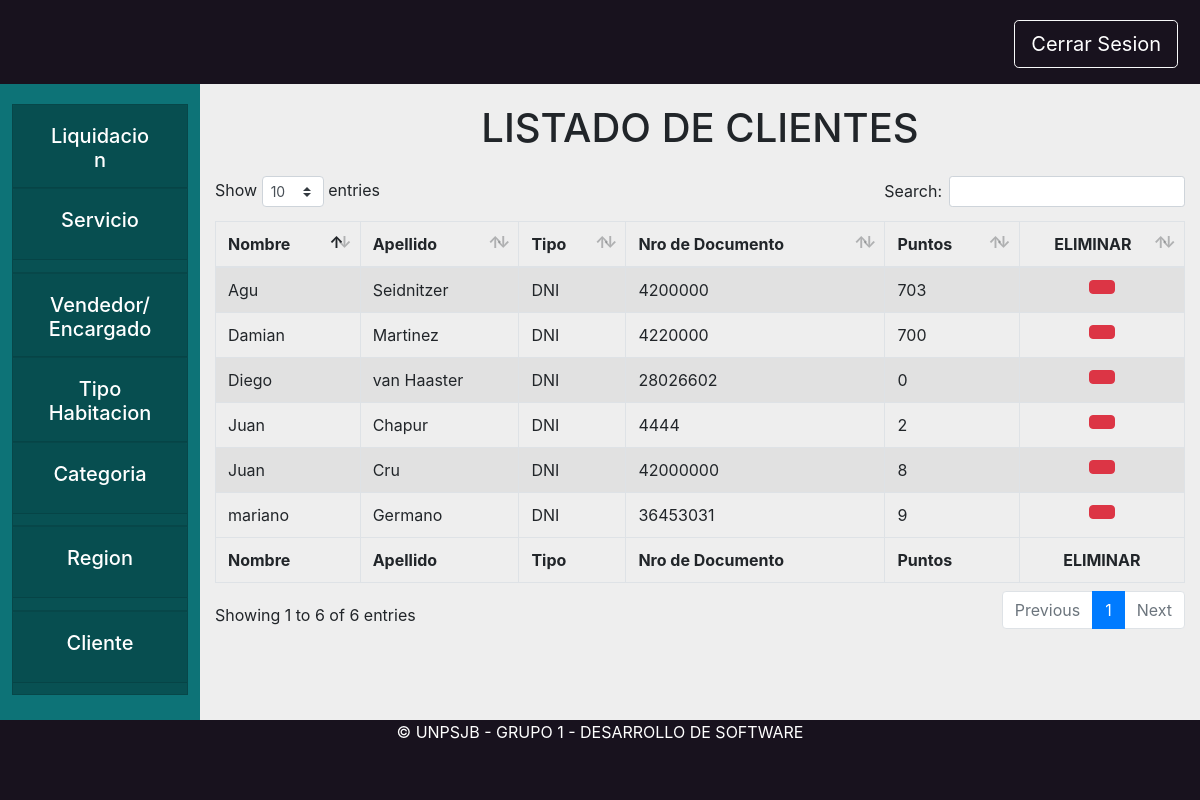
Before: /core/clienteAdmin with the older database file.
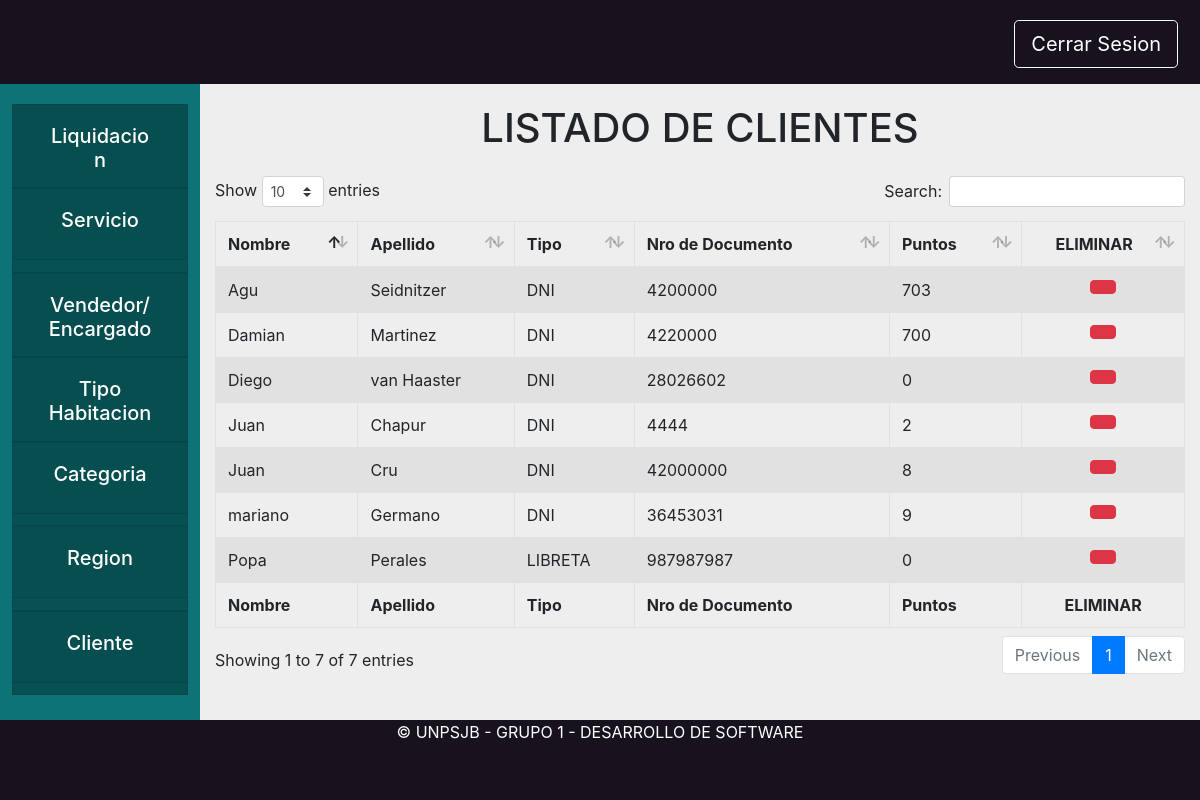
After: the same page with the newer database file.
### core/models.py (models this page shows, shortened)
class Rol(models.Model):
    TIPO = 0
    TIPOS = [
        (0, "rol")
    ]
    persona = models.ForeignKey(Persona, related_name="roles", on_delete=models.CASCADE)
    tipo = models.PositiveSmallIntegerField(choices=TIPOS)

class Cliente(Rol):
    TIPO = 3
    bajaCliente = models.BooleanField(default=False) #Baja Logica
    puntos = models.PositiveIntegerField(default=0)

class Rol(models.Model):
    TIPO = 0
    TIPOS = [
        (0, "rol")
    ]
    persona = models.ForeignKey(Persona, related_name="roles", on_delete=models.CASCADE)
    tipo = models.PositiveSmallIntegerField(choices=TIPOS)

class Persona(models.Model):
    DNI = 0
    PASAPORTE = 1
    LIBRETA = 2
    TIPOS_DOCUMENTO = (
        (DNI, "DNI"),
        (PASAPORTE, "PASAPORTE"),
        (LIBRETA, "LIBRETA")
    )
    objects = PersonaManager.from_queryset(PersonaQuerySet)()
    tipo_documento = models.PositiveSmallIntegerField(choices=TIPOS_DOCUMENTO)
    documento = models.CharField(max_length=13)
    nombre = models.CharField(max_length=200)
    apellido = models.CharField(max_length=200)
    usuario = models.OneToOneField(User, null=True, blank=True, on_delete=models.SET_NULL)

### core/views.py (the view)
# urls.py: path('clienteAdmin', views.cliente, name='cliente'),
def cliente(request):
    colClientes = Cliente.objects.all()
    return render(request, "core/clienteAdmin.html", {"colClientes": colClientes})

### core/templates/core/clienteAdmin.html (shortened to what this page needs)
{% extends 'base/base_administrador.html'%}
{% load static %}
{% block content %}
<center><h1 class="my-4">LISTADO DE CLIENTES</h1></center>
<div class="formularioRegion" id="vistaClientes">
    <table id="example1" class="table table-striped table-bordered" style="width:100%">
        <thead>
            <tr>
                <th>Nombre</th>
                <th>Apellido</th>
                <th>Tipo</th>
                <th>Nro de Documento</th>
                <th>Puntos</th>
                <th>
                    <Center>ELIMINAR</Center>
                </th>
            </tr>
        </thead>
        <tbody>
            {% for cliente in colClientes %}
            <tr>
                <td> {{cliente.persona.nombre}}</td>
                <td> {{cliente.persona.apellido}}</td>
                <td> {{cliente.persona.get_tipo_documento_display}}</td>
                <td> {{cliente.persona.documento}}</td>
                <td> {{cliente.puntos}}</td>
                <td>
                    <center>
                        {% if cliente.bajaCliente %}
                        <button type="button" class="btn btn-success" data-toggle="modal" data-target="#reciclarCliente"
                            onclick="abrir_modal('{% url 'core:modalReciclarCliente' cliente.pk %}','#reciclarCliente');"
                            title="Reciclar">
                            <i class="fas fa-recycle"></i>
                        </button>
                        {% else %}
                        <button type="button" class="btn btn-danger" data-toggle="modal" data-target="#eliminarCliente"
                            onclick="abrir_modal('{% url 'core:modalEliminarCliente' cliente.pk %}', '#eliminarCliente');" title="Eliminar">
                        </button>
                        {% endif %}
                    </center>
                </td>
            </tr>
            {% endfor %}
        </tbody>
        <tfoot>
            <tr>
                <th>Nombre</th>
                <th>Apellido</th>
                <th>Tipo</th>
                <th>Nro de Documento</th>
                <th>Puntos</th>
                <th>
                    <Center>ELIMINAR</Center>
                </th>
            </tr>
        </tfoot>
    </table>
</div>
{% endblock content %}

### templates/base/base_administrador.html (shortened to what this page needs)
{% extends 'base/base.html'%}
{% load static %}
{% block tarjeta1 %}
<div class="card rounded-0">
    <div class="card-header" id="headingOne">
        <button class="btn btn-link btn-block text-white">
            <center>
                <h5> Liquidacion</h5>
            </center>
        </button>
    </div>
</div>
{% endblock tarjeta1 %}
{% block tarjeta2 %}
<div class="card rounded-0">
    <div class="card-header" id="headingOne">
        <button  onclick="location.href = '/core/servicio'" class="btn btn-link btn-block text-white">
            <center>
                <h5> Servicio</h5>
            </center>
        </button>
    </div>
</div>
{% endblock tarjeta2 %}
{% block tarjeta3 %}
<div class="card rounded-0">
    <div class="card-header" id="headingOne">
        <button onclick="location.href = '/core/vendedor'" class="btn btn-link btn-block text-white">
            <center>
                <h5> Vendedor/
                    Encargado
                </h5>
            </center>
        </button>
    </div>
</div>
{% endblock tarjeta3 %}
{% block tarjeta4 %}
<div class="card rounded-0">
    <div class="card-header" id="headingOne">
        <button  onclick="location.href = '/core/tipoHabitacion'" class="btn btn-link btn-block text-white">
            <center>
                <h5> Tipo Habitacion</h5>
            </center>
        </button>
    </div>
</div>
{% endblock tarjeta4 %}
{% block tarjeta5 %}
<div class="card rounded-0">
    <div class="card-header" id="headingOne">
        <button  onclick="location.href = '/core/categoria'" class="btn btn-link btn-block text-white">
            <center>
                <h5> Categoria</h5>
            </center>
        </button>
    </div>
</div>
{% endblock tarjeta5 %}
{% block tarjeta6 %}
<div class="card rounded-0">
    <div class="card-header" id="headingOne">
        <button onclick="location.href = '/core/region'" class="btn btn-link btn-block text-white">
            <center>
                <h5> Region</h5>
            </center>
        </button>
    </div>
</div>
{% endblock tarjeta6 %}
{% block tarjeta7 %}
<div class="card rounded-0">
    <div class="card-header" id="headingOne">
        <button onclick="location.href = '/core/clienteAdmin'" class="btn btn-link btn-block text-white">
            <center>
                <h5> Cliente</h5>
            </center>
        </button>
    </div>
</div>
{% endblock tarjeta7 %}

### templates/base/base.html (shortened to what this page needs)
{% load static %}
<html>
<head>
    <link rel="stylesheet" href="{% static '/css/sweetalert2.css' %}">
    <link rel="stylesheet" href="{% static '/css/bootstrap.min.css' %}">
    <link rel="stylesheet" href="{% static '/css/bootstrap.css' %}">
    <link rel="stylesheet" href="{% static '/css/dataTables.bootstrap4.min.css' %}">
    <link rel="stylesheet" href="{% static '/css/styleBase.css' %}">
    <link rel="stylesheet" href="{% static '/css/modal.css' %}">
    <link rel="stylesheet" href="{% static '/css/botones.css' %}">
</head>
<body class="bodyComplete">
    <div class="container-fluid mainHeader p-3 fixed-top">
        <div class="row">
            <div class="col-2">
            </div>
            <div class="col-8">
            </div>
            <div class="col-2">
                <button onclick="location.href='/core/logout'" style="text-decoration:none; align-items:right;"
                    class="rounded-1 btn btn-lg btn-outline-light text-white float-center mt-1  "> Cerrar Sesion
                </button>
            </div>
        </div>
    </div>
    <div class="container-fluid position-fixed  miEstiloPiola">
        <div class="row">
            <div class="col-2 px-1" id="sticky-sidebar">
                <div class="nav flex-column flex-nowrap vh-100 overflow-auto text-white p-2 pt-4 ">
                    {% block tarjeta1 %} {% endblock tarjeta1 %}
                    {% block tarjeta2 %} {% endblock tarjeta2 %}
                    {% block tarjeta3 %} {% endblock tarjeta3 %}
                    {% block tarjeta4 %} {% endblock tarjeta4 %}
                    {% block tarjeta5 %} {% endblock tarjeta5 %}
                    {% block tarjeta6 %} {% endblock tarjeta6 %}
                    {% block tarjeta7 %} {% endblock tarjeta7 %}
                </div>
            </div>
            <div class="col-10 position-relative pre-scrollable" id="main">
                {% block content %}
                {% endblock content %}
            </div>
        </div>
    </div>
    <div class="footer text-center mb-0 fixed-bottom">
        <div class="container">
            <p class="m-0 mbt1 text-white">&copy; UNPSJB - GRUPO 1 - DESARROLLO DE SOFTWARE</p>
        </div>
    </div>
    <link rel="stylesheet" href="{% static '/css/styleBase.css' %}">
    <link rel="stylesheet" href="{% static '/css/modal.css' %}">
    <link rel="stylesheet" href="{% static '/css/botones.css' %}">
</body>
</html>

### static/css/styleBase.css (style rules this page uses)
.mainHeader { background-color: #18121E; width: 100%; top: 0; }
.miEstiloPiola { margin-top: 10vh; overflow: auto; }
.pre-scrollable { max-height: 77vh; }
.card { background-color: #085153; height: 11%; }
.bodyComplete { background-color: #eeeeee; width: 100%; height: 100%; }
.footer { position: fixed; left: 0px; bottom: 0; background-color: #18121E; width: 100%; height: 10%; }
#sticky-sidebar { min-height: 100vh; background-color: #0d7377; }

Changed rows visible on the page:
added Cliente: persona.nombre "Popa", persona.apellido "Perales", persona.tipo_documento "LIBRETA", persona.documento "987987987", puntos "0"
Other visible differences:
text written by a page script: "Show entries Search: Showing 1 to 6 of 6 entries Previous 1 Next" → "Show entries Search: Showing 1 to 7 of 7 entries Previous 1 Next"
